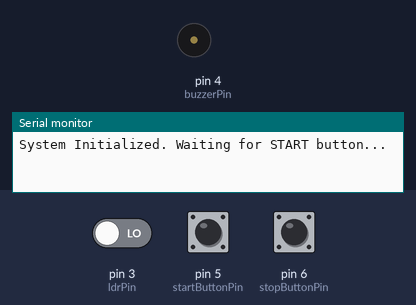
This sketch was run on a simulated Arduino Uno, built with avr-gcc and run on an emulated ATmega328P. On the bench: buzzer (waves = sounding, pin HIGH), the last lines printed to the serial monitor. Inputs (shaded band) come from the test bench; at power-on: pin 5 (startButtonPin) HIGH, pin 6 (stopButtonPin) HIGH, pin 3 (ldrPin) LOW.

Above: at 1.2 s.
1.3 s: pin 5 (startButtonPin) pulled LOW for 0.15 s
At 2.5 s:
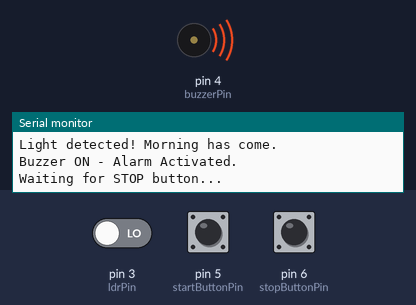
2.9 s: pin 6 (stopButtonPin) pulled LOW for 0.15 s
At 3.4 s:
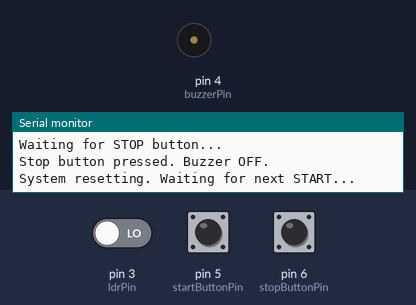
4.5 s: pin 5 (startButtonPin) pulled LOW for 1 s
At 4.9 s:
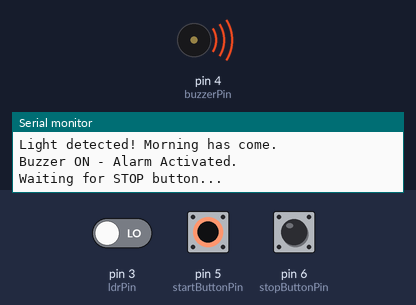
7.0 s: pin 6 (stopButtonPin) pulled LOW for 1 s
At 7.7 s:
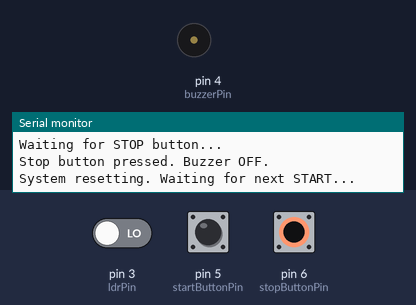
Timing chart, 0 to 10.0 s (numbered marks = the images above; inputs shaded):
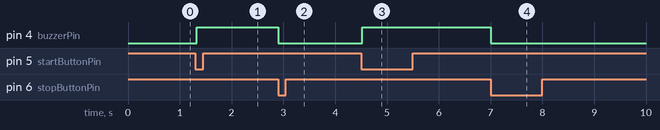

Measured:
- after the input at 1.3 s, pin 4 (buzzerPin): LOW → HIGH at once
- after the input at 2.9 s, pin 4 (buzzerPin): HIGH → LOW at once
- after the input at 4.5 s, pin 4 (buzzerPin): LOW → HIGH at once
- after the input at 7.0 s, pin 4 (buzzerPin): HIGH → LOW at once

The sketch:

R17._Morning_Wake-Up_Alarm_Using_LDR.ino
```cpp
/*
Components Used:
- Arduino Board
- Sensor Shield
- LDR (Light Dependent Resistor)
- Buzzer
- Start Button (connected to Pin 5)
- Stop Button (connected to Pin 6)
- Breadboard
- Jumper Wires
*/

int ldrPin = 3;         // LDR connected to Pin 3 (Digital)
int buzzerPin = 4;      // Buzzer connected to Pin 4
int startButtonPin = 5; // Start Button connected to Pin 5
int stopButtonPin = 6;  // Stop Button connected to Pin 6

void setup() {
  pinMode(ldrPin, INPUT);                   // LDR input
  pinMode(buzzerPin, OUTPUT);               // Buzzer output
  pinMode(startButtonPin, INPUT_PULLUP);    // Start Button input
  pinMode(stopButtonPin, INPUT_PULLUP);     // Stop Button input

  Serial.begin(9600);
  Serial.println("System Initialized. Waiting for START button...");
}

void loop() {
  // Wait until Start Button is pressed
  while (digitalRead(startButtonPin) == HIGH);
    // Do nothing until button is pressed (LOW = pressed)
  Serial.println("Start button pressed. Waiting for morning light...");

  // Wait until light is detected (LDR goes LOW)
  while (digitalRead(ldrPin) == HIGH);
    // Do nothing until light is detected
  Serial.println("Light detected! Morning has come.");
  digitalWrite(buzzerPin, HIGH); // Turn ON buzzer
  Serial.println("Buzzer ON - Alarm Activated.");

  // Wait until Stop Button is pressed
  Serial.println("Waiting for STOP button...");
  while (digitalRead(stopButtonPin) == HIGH);
    // Do nothing until stop button is pressed
  digitalWrite(buzzerPin, LOW); // Turn OFF buzzer
  Serial.println("Stop button pressed. Buzzer OFF.");

  // System will reset and wait again from start
  Serial.println("System resetting. Waiting for next START...");
  delay(1000); // small pause before looping again
}
```
